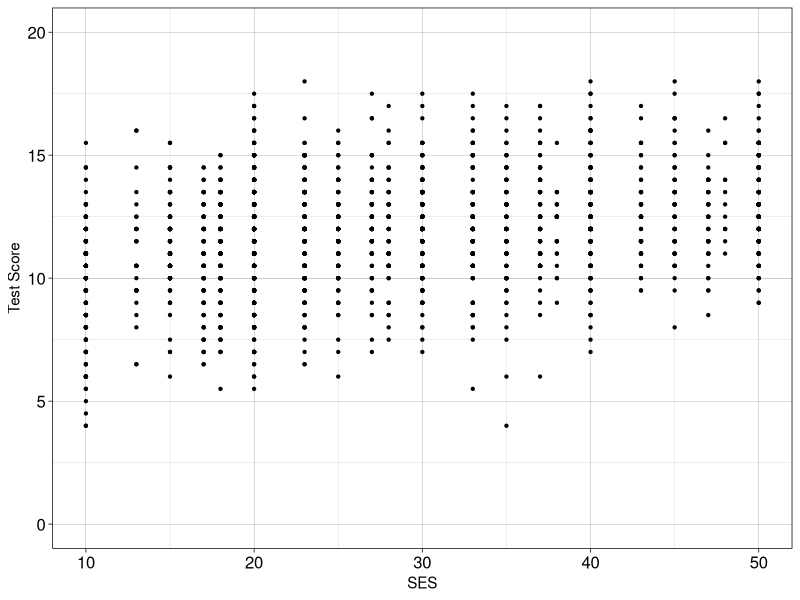
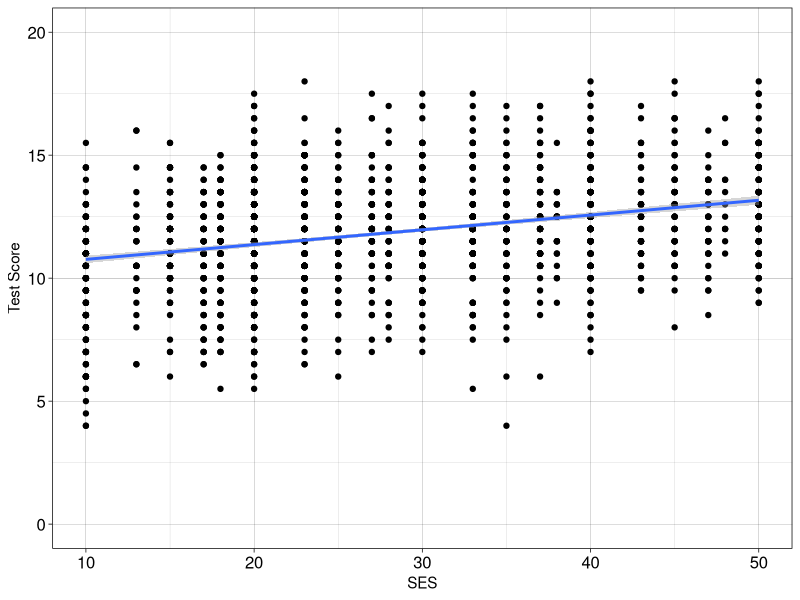
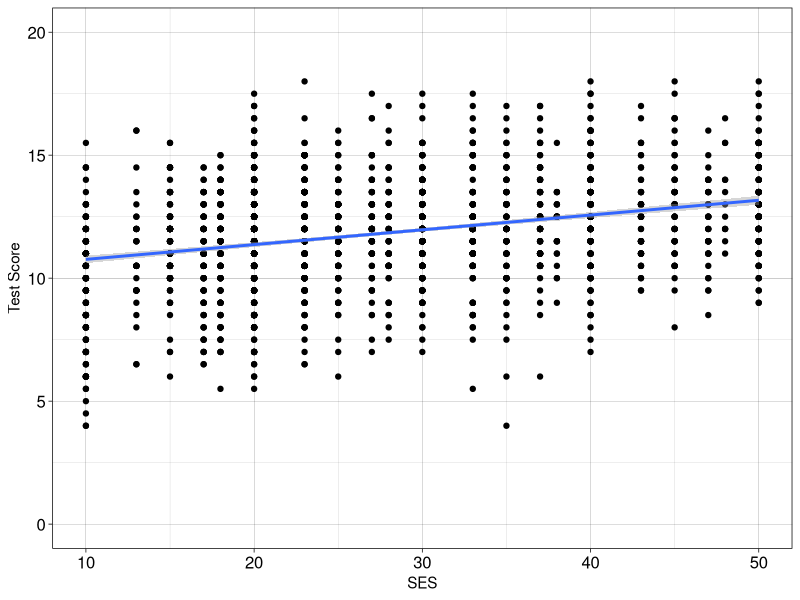
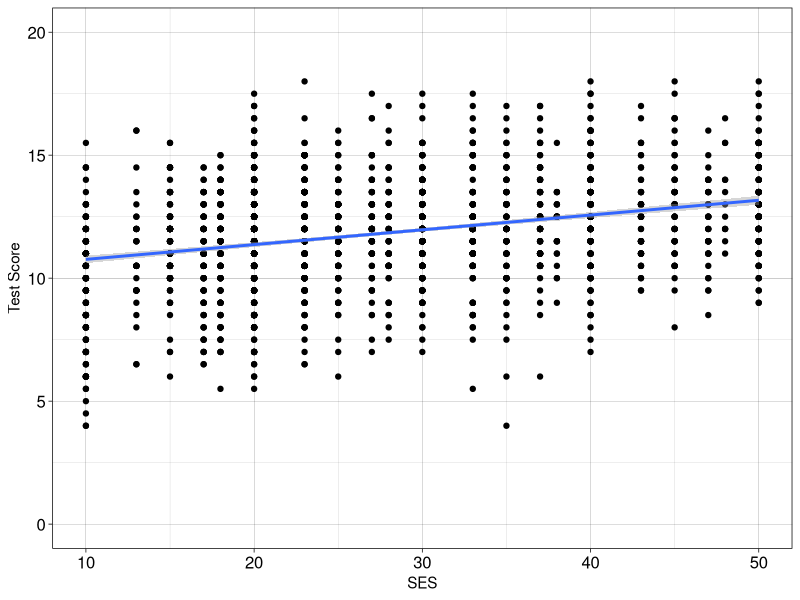
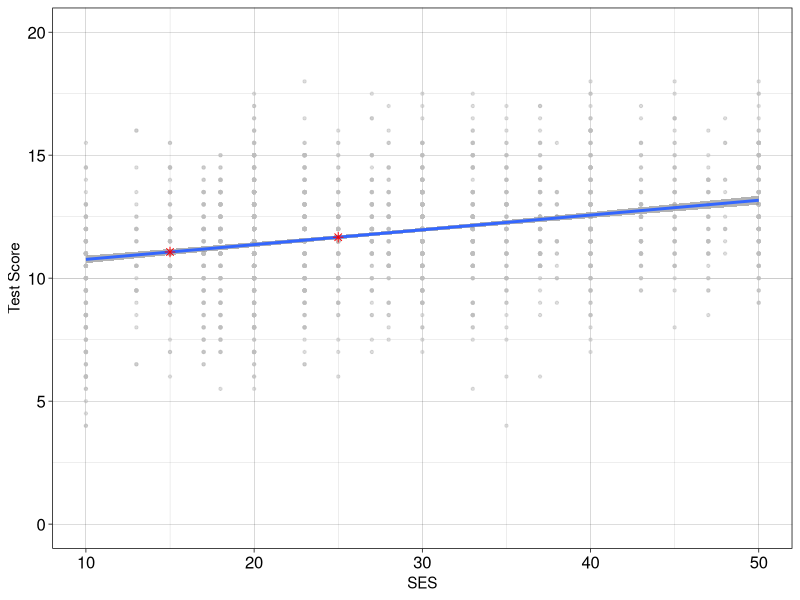

The R script that drew these images, in order:
## ---- chunk 1
require(MASS)
require(ggplot2)

ggplot(data = nlschools, aes(x = SES, y = IQ)) +
    geom_point(size = 0.8) +
    theme_linedraw() +
    coord_cartesian(ylim = c(0, 20)) +
    labs(y = 'Test Score') +
    theme(axis.text = element_text(size = 12))
## ---- chunk 2
require(MASS)
require(ggplot2)

ggplot(data = nlschools, aes(x = SES, y = IQ)) +
    geom_point(ize = 0.8) +
    geom_smooth(method = 'lm') +
    theme_linedraw() +
    coord_cartesian(ylim = c(0, 20)) +
    labs(y = 'Test Score') +
    theme(axis.text = element_text(size = 12))
## ---- chunk 3
require(MASS)
require(ggplot2)

ggplot(data = nlschools, aes(x = SES, y = IQ)) +
    geom_point(ize = 0.8) +
    geom_smooth(method = 'lm') +
    theme_linedraw() +
    coord_cartesian(ylim = c(0, 20)) +
    labs(y = 'Test Score') +
    theme(axis.text = element_text(size = 12))
## ---- chunk 4
require(MASS)
require(ggplot2)

model <- lm(data = nlschools, IQ ~ SES)
summary(model)
## ---- chunk 5
require(MASS)
require(ggplot2)

ggplot(data = nlschools, aes(x = SES, y = IQ)) +
    geom_point(ize = 0.8) +
    geom_smooth(method = 'lm') +
    theme_linedraw() +
    coord_cartesian(ylim = c(0, 20)) +
    labs(y = 'Test Score') +
    theme(axis.text = element_text(size = 12))
## ---- chunk 6
require(MASS)
require(ggplot2)

b0 = 10.163000
b1 = 0.060084
x = c(15, 25)

vorhersagen <- b0 + b1 * x
vorhersagen_df <- data.frame(SES = x, IQ = vorhersagen)

ggplot(data = nlschools, aes(x = SES, y = IQ)) +
    geom_point(size = 0.8, alpha = 0.5, color = 'gray') +
    geom_smooth(method = 'lm', alpha = 0.75) +
    geom_point(data = vorhersagen_df, size = 2.0, color = 'red', shape = 8) +
    theme_linedraw() +
    coord_cartesian(ylim = c(0, 20)) +
    labs(y = 'Test Score') +
    theme(axis.text = element_text(size = 12))
